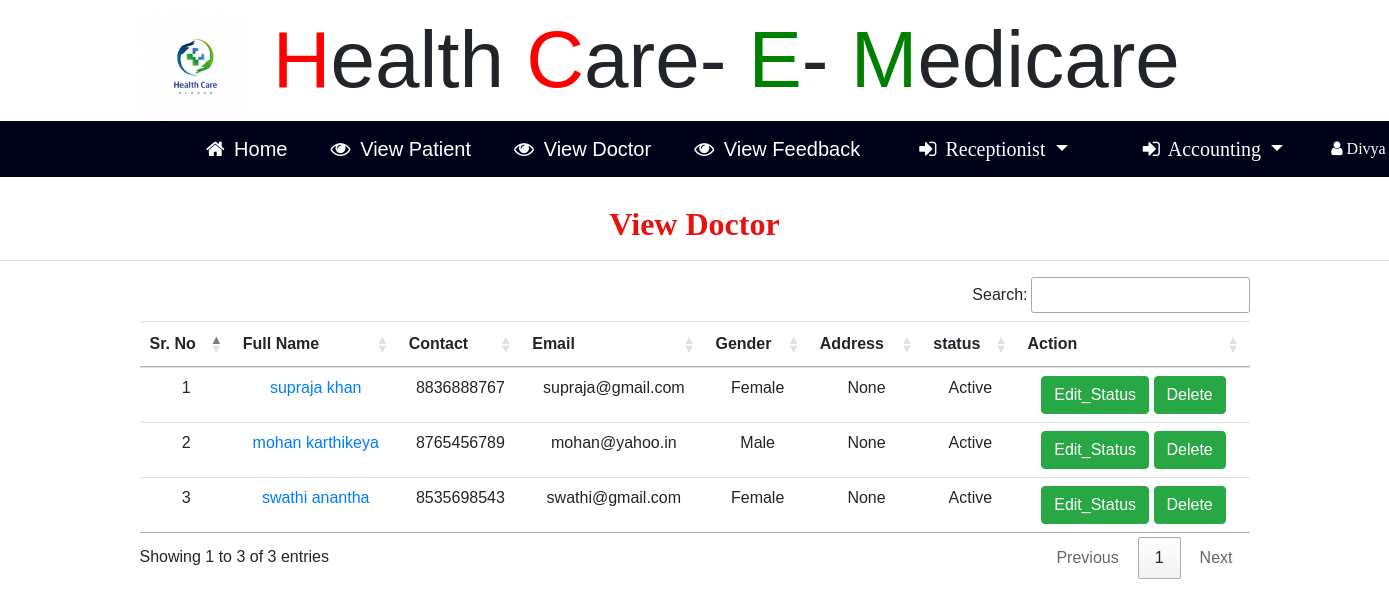
/view_doctor (signed in), run on the app's committed database.
### hopital/models.py (models this page shows, shortened)
class Doctor(models.Model):
    status = models.ForeignKey(Doc_Status,on_delete=models.CASCADE,null=True)
    sign = models.ForeignKey(Signup_User,on_delete=models.CASCADE,null=True)
    age = models.IntegerField(null=True)
    salary = models.IntegerField(null=True)
    last_attend = models.IntegerField(null=True)
    last_date = models.DateField(null=True)
    address = models.CharField(max_length=30,null=True)
    qualification = models.CharField(max_length=30,null=True)
    specialist = models.CharField(max_length=30,null=True)
    gender = models.CharField(max_length=30,null=True)

class Signup_User(models.Model):
    user = models.ForeignKey(User,on_delete=models.CASCADE,null=True)
    mobile = models.IntegerField(null=True)
    image = models.FileField(null=True)
    reg = models.CharField(max_length=30,null=True)

class Doc_Status(models.Model):
    status = models.CharField(max_length=30,null=True)

### hopital/views.py (the view)
# urls.py: path('view_doctor',View_Doctor,name="view_doctor"),
def View_Doctor(request):
    if not request.user.is_authenticated:
        return redirect('login_user')
    doc = Doctor.objects.all()
    d = {'doc':doc}
    return render(request,'view_doctor.html',d)

### hopital/templates/view_doctor.html (shortened to what this page needs)
{% include 'hr_nav.html' %}
{% block body %}
<link rel="stylesheet" href="https://cdn.datatables.net/1.10.20/css/jquery.dataTables.min.css">
<link rel="stylesheet" href="https://cdn.datatables.net/buttons/1.6.1/css/buttons.dataTables.min.css">
<center><h2 style = "font-family : 'Monotype Corsiva' ; color : #E6120E ; font-weight : bold;margin-top:2%">
    View Doctor</h2></center><hr>
 <div class="container">
<table class="table table-hover" id="example">
  <thead>
  <tr>
    <th>Sr. No</th>
    <th>Full Name</th>
    <th>Contact</th>
    <th>Email</th>
    <th>Gender</th>
    <th>Address</th>
    <th>status</th>
    <th>Action</th>
  </tr>
  </thead>
   <tbody>
{% for i in doc %}
  <tr>
      <td>{{forloop.counter}}</td>
      <td><a href="{% url 'viewdoc_appoint' i.id %}">{{i.sign.user.first_name}} {{i.sign.user.last_name}}</a></td>
    <td>{{i.sign.mobile}}</td>
    <td>{{i.sign.user.email}}</td>
    <td>{{i.gender}}</td>
    <td>{{i.address}}</td>
    <td>{{i.status.status}}</td>
      <td><a href="{% url 'edit_status' i.id %}"><button class="btn btn-success">Edit_Status</button></a>
          <a href="{% url 'delete_doctor' i.id %}"><button class="btn btn-success" onclick="return confirm('Are you sure?')">Delete</button></a></td>
  </tr>
   {% endfor %}
    </tbody>
</table>
 </div>
{% endblock %}

### hopital/templates/hr_nav.html (shortened to what this page needs)
<!DOCTYPE html>
{% load static %}
<html>
<head>
<link rel="stylesheet" href="https://cdnjs.cloudflare.com/ajax/libs/font-awesome/4.7.0/css/font-awesome.min.css">
<link rel="stylesheet" href="https://stackpath.bootstrapcdn.com/bootstrap/4.5.0/css/bootstrap.min.css">
    <link rel="stylesheet" href="https://cdn.datatables.net/1.10.21/css/jquery.dataTables.min.css">
<link rel="stylesheet" href="https://cdn.datatables.net/buttons/1.6.2/css/buttons.dataTables.min.css">
</head>
<body>
<div class="container" style="font-size:80px;padding:-30px">
        <img src="{% static 'images/hospital11.jpg' %}" style="width:10%;height:-200px" alt=" ">
                        <span style="color:red">H</span>ealth
						<span style="color:red">C</span>are-
						<span style="color:green">E</span>-
            <span style="color:green">M</span>edicare
</div>
<div style="margin:0px;padding:0">
    <div style="margin-left:0;background-color:#00021a">
    <nav class="navbar navbar-expand-lg navbar-light" style="margin:0px;background-color:#00021a">
  <a class="navbar-brand" href="{% url 'admin_home' %}" style="color:white;margin-left:14%"><i class="fa fa-home" style="margin-right:4px"></i> Home </a>
  <a class="navbar-brand" href="{% url 'view_patient' %}" style="color:white;margin-left:2%"><i class="fa fa-eye" style="margin-right:4px"></i> View Patient</a>
  <a class="navbar-brand" href="{% url 'view_doctor' %}" style="color:white;margin-left:2%"><i class="fa fa-eye" style="margin-right:4px"></i> View Doctor</a>
         <a class="navbar-brand" href="{% url 'view_feedback' %}" style="color:white;margin-left:2%"><i class="fa fa-eye" style="margin-right:4px"></i> View Feedback</a>
        <span class="nav-item dropdown" style="margin-left:2%;color:white;font-family:'Times New Roman'">
        <a class="nav-link dropdown-toggle navbar-brand" style="color:white" href="#" id="navbarDropdown" role="button" data-toggle="dropdown" aria-haspopup="true" aria-expanded="false">
          <i class="fa fa-sign-in" style="margin-right:4px"></i> Receptionist
        </a>
                  </span>
        <span class="nav-item dropdown" style="margin-left:2%;color:white;font-family:'Times New Roman'">
        <a class="nav-link dropdown-toggle navbar-brand" style="color:white" href="#" id="navbarDropdown" role="button" data-toggle="dropdown" aria-haspopup="true" aria-expanded="false">
          <i class="fa fa-sign-in" style="margin-right:4px"></i> Accounting
        </a>
                  </span>
  <div class="collapse navbar-collapse nav justify-content-end"  id="navbarNavDropdown" style="margin-right:4%">
  <li class="nav-item dropdown" style="color:white">
        <a class="nav-link dropdown-toggle" style="color:white" href="#" id="navbarDropdown" role="button" data-toggle="dropdown" aria-haspopup="true" aria-expanded="false">
          <i class="fa fa-user" style="margin-right:6px"> {{request.user.username}}</i>
        </a>
      </li>
  </div></nav></div>
</div>
</body>
</html>

### hopital/templates/hr_nav.html (style rules this page uses)
body { font-family: "Lato", sans-serif; }
body { margin:0;font-family:Arial }
.dropdown { float:right; }

### hopital/templates/view_doctor.html (style rules this page uses)
tr { text-align : center }

### data on the page
Doctor: sign.user.first_name "supraja", sign.user.last_name "khan", sign.mobile "8836888767", sign.user.email "supraja@gmail.com", gender "Female", address "None", status.status "Active"
Doctor: sign.user.first_name "mohan", sign.user.last_name "karthikeya", sign.mobile "8765456789", sign.user.email "mohan@yahoo.in", gender "Male", address "None", status.status "Active"
Doctor: sign.user.first_name "swathi", sign.user.last_name "anantha", sign.mobile "8535698543", sign.user.email "swathi@gmail.com", gender "Female", address "None", status.status "Active"

### other printed values
{{ request.user.username }} "Divya"
